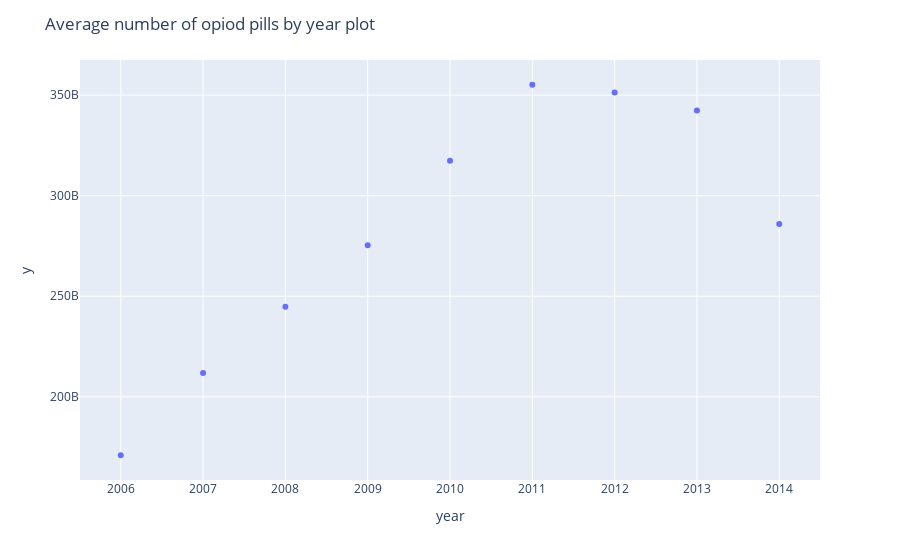

Notebook cell for this chart:
### Code cell
fig = px.scatter(op_sum, x=op_sum.index, y=dosage/1000000*count)
fig.update_layout(title="Average number of opiod pills by year plot")
fig.show()

### Figure 1 — Plotly figure (JSON) as saved in the notebook; plotly's stock layout.template omitted (floating-point values rounded to 4 significant figures)
{"data": [{"hovertemplate": "year=%{x}<br>y=%{y}<extra></extra>", "legendgroup": "", "marker": {"color": "#636efa", "symbol": "circle"}, "mode": "markers", "name": "", "orientation": "v", "showlegend": false, "type": "scatter", "x": [2006, 2007, 2008, 2009, 2010, 2011, 2012, 2013, 2014], "xaxis": "x", "y": [170900000000.0, 211800000000.0, 244800000000.0, 275300000000.0, 317400000000.0, 355200000000.0, 351300000000.0, 342300000000.0, 285900000000.0], "yaxis": "y"}], "layout": {"autosize": true, "legend": {"tracegroupgap": 0}, "margin": {"t": 60}, "title": {"text": "Average number of opiod pills by year plot"}, "xaxis": {"anchor": "y", "autorange": true, "domain": [0, 1], "range": [2006.0, 2014.0], "title": {"text": "year"}, "type": "linear"}, "yaxis": {"anchor": "x", "autorange": true, "domain": [0, 1], "range": [156700000000.0, 369400000000.0], "title": {"text": "y"}, "type": "linear"}}}
